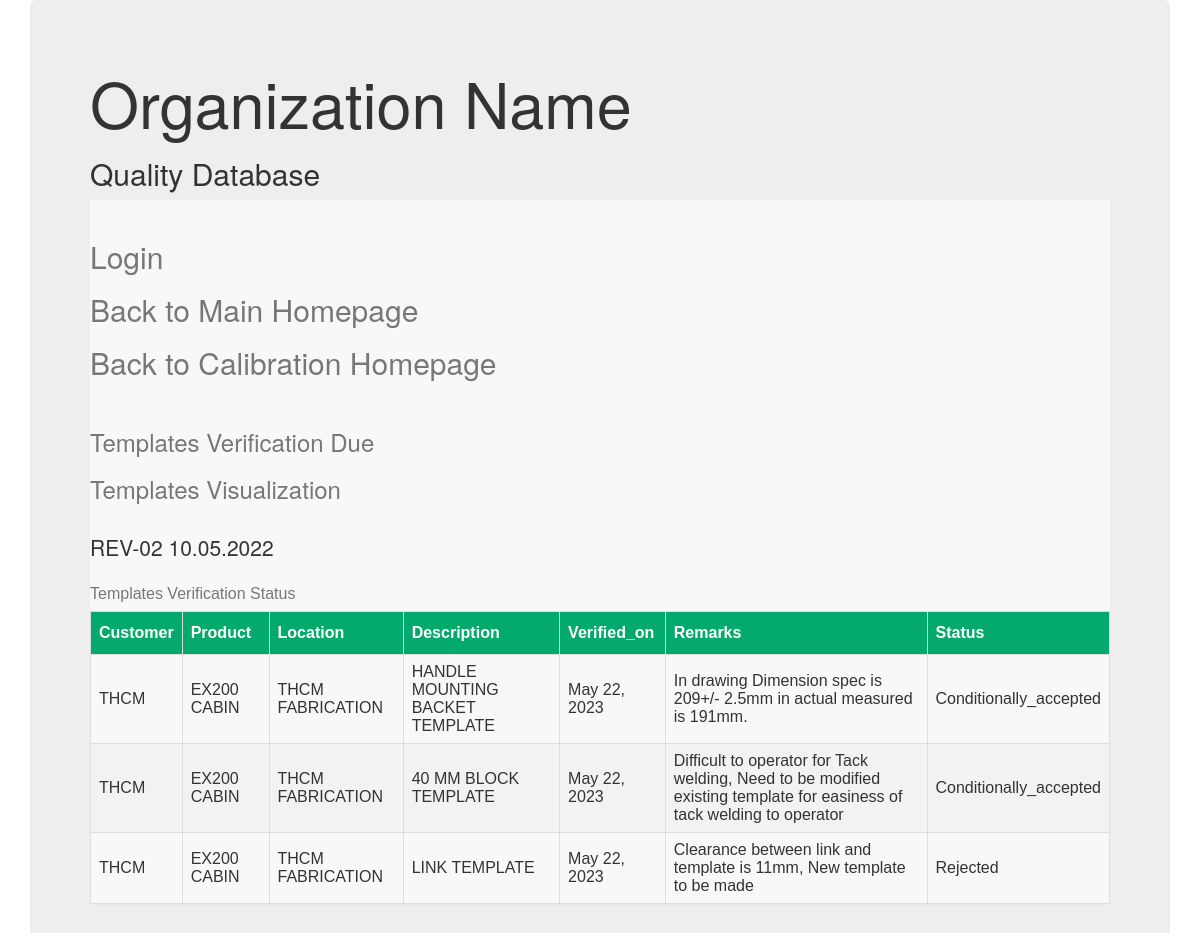
The app's page /Templates2 with its own data.
### Calibration/models.py (models this page shows, shortened)
class Template_List(models.Model):
    Customer  = models.CharField(max_length=256,blank=True,null=True)
    result=(   ("Accepted","Accepted"),
                ("Rejected","Rejected"),
                ("Conditionally_accepted","Conditionally_accepted"),
                ("Not_verified","Not_verified")
                )
    Product_description  = models.CharField(max_length=100,blank=True,null=True)
    Sub_Assembly  = models.CharField(max_length=100,blank=True,null=True)
    Fixture_or_Template_ID = models.CharField(max_length=100,blank=True,null=True)
    Description = models.CharField(max_length=100,blank=True,null=True)
    Location_used = models.CharField(max_length=100,blank=True,null=True)
    Verification_Freq = models.IntegerField()
    Verification_Plan =models.DateField(null=True,blank=True)
    Verified_on =models.DateField(null=True,blank=True)
    Next_Verification_Due =models.DateField(editable=False,null=True,blank=True)
    Status = models.CharField(max_length=100,choices = result)
    Remarks =models.TextField(null=True,blank=True)
    Asset_details =models.CharField(max_length=50,null=True,blank=True)
    Verification_report1 =models.FileField(upload_to='Calibration/Fixture_or_Templates',null=True,blank=True)
    Verification_report2 =models.FileField(upload_to='Calibration/Fixture_or_Templates',null=True,blank=True)

### Calibration/views.py (the view)
# urls.py: path('Templates2',views.Templates_Listview2.as_view(), name='Templates2'),
class Templates_Listview2(ListView):
    context_object_name = 'Templates2'
    model = Template_List
    template_name=  'Templates2.html'
    queryset =Template_List.objects.filter(Q(Status = "Conditionally_accepted") | Q(Status = "Rejected") )
    ordering = ['Status']

### templates/Templates2.html (shortened to what this page needs)
<html lang="en" dir="ltr">
  <head>
    <link rel="stylesheet" href="https://maxcdn.bootstrapcdn.com/bootstrap/3.3.7/css/bootstrap.min.css"
  </head>
  <body>
    <div class="container">
    <div class="jumbotron">
          <h1>Organization Name </h1>
	<h2>Quality Database </h2>
      <nav class="navbar navbar-default navbar-static-top"
      <ul  class="nav navbar-nav"><br>
        <h2><a class="navbar-link", href="{% url "admin:index" %}">Login</a></h2>
        <h2><a class="navbar-link", href="{% url "home" %}">Back to Main Homepage</a></h2>
        <h2><a class="navbar-link", href="{% url "Instruments3" %}">Back to Calibration Homepage</a></h2><br>
        <h3><a class="navbar-link" href="{% url "Templates" %}">Templates Verification Due</a></h3>
        <h3><a class="navbar-link" href="{% url "Cal1" %}">Templates Visualization</a></h3><br>
         {% if Templates2 %}
               <p>REV-02 10.05.2022</p>
         <table id="customers">
             <caption>Templates Verification Status</caption>
            <thead>
              <th>Customer</th>
                <th>Product</th>
                  <th>Location</th>
              <th>Description</th>
              <th>Verified_on</th>
			   <th>Remarks</th>
              <th>Status</th>
           </thead>
              {% for acc1 in Templates2 %}
             <tr>
               <td>{{acc1.Customer}}</td>
                <td>{{acc1.Product_description}}</td>
               <td>{{acc1.Location_used}}</td>
               <td>{{acc1.Description}}</td>
               <td>{{ acc1.Verified_on }}</td>
			   <td>{{ acc1.Remarks }}</td>
                <td>{{ acc1.Status }}</td>
             </tr>
             {% endfor %}
         </table>
          {% else %}
        <p>All Templates are found ok</p>
      {% endif %}

### templates/Templates2.html (style rules this page uses)
#customers { font-family: Arial, Helvetica, sans-serif; border-collapse: collapse; width: 100%; }
#customers td, #customers th { border: 1px solid #ddd; padding: 8px; }
#customers tr:nth-child(even) { background-color: #f2f2f2; }
#customers th { padding-top: 12px; padding-bottom: 12px; text-align: left; background-color: #04AA6D; color: white; }

### records on screen
Template_List: Customer "THCM", Product_description "EX200 CABIN", Location_used "THCM FABRICATION", Description "HANDLE MOUNTING BACKET TEMPLATE", Verified_on "May 22, 2023", Remarks "In drawing Dimension spec is 209+/- 2.5mm in actual measured is 191mm.", Status "Conditionally_accepted"
Template_List: Customer "THCM", Product_description "EX200 CABIN", Location_used "THCM FABRICATION", Description "40 MM BLOCK TEMPLATE", Verified_on "May 22, 2023", Remarks "Difficult to operator for Tack welding, Need to be modified existing template for easiness of tack welding to operator", Status "Conditionally_accepted"
Template_List: Customer "THCM", Product_description "EX200 CABIN", Location_used "THCM FABRICATION", Description "LINK TEMPLATE", Verified_on "May 22, 2023", Remarks "Clearance between link and template is 11mm, New template to be made", Status "Rejected"
